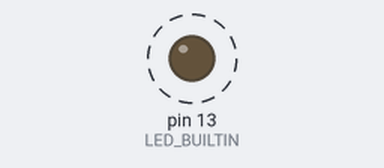
A sketch run on a simulated Arduino Mega 2560, built with avr-gcc and run on an emulated ATmega2560. On the bench: output pins drawn as LEDs (lit = HIGH). Dashed ring = blinking. What the sketch prints to the serial monitor is not drawn.

Above: at 0.3 s.
Timing chart, 0 to 3.0 s (numbered marks = the images above):
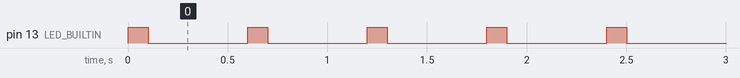

Measured:
- by itself, pin 13 (LED_BUILTIN): alternates HIGH for 0.10 s and LOW for 0.50 s

The sketch:

serial1.ino
```cpp
void setup() {
  pinMode(LED_BUILTIN, OUTPUT);
  Serial.begin(115200);
  while(!Serial);
  Serial1.begin(115200);
  while(!Serial1);
}

void loop() {
  digitalWrite(LED_BUILTIN, HIGH);
  Serial.println("Port0");
  Serial1.println("Port1");
  delay(100);
  digitalWrite(LED_BUILTIN, LOW);
  delay(500);
}
```
